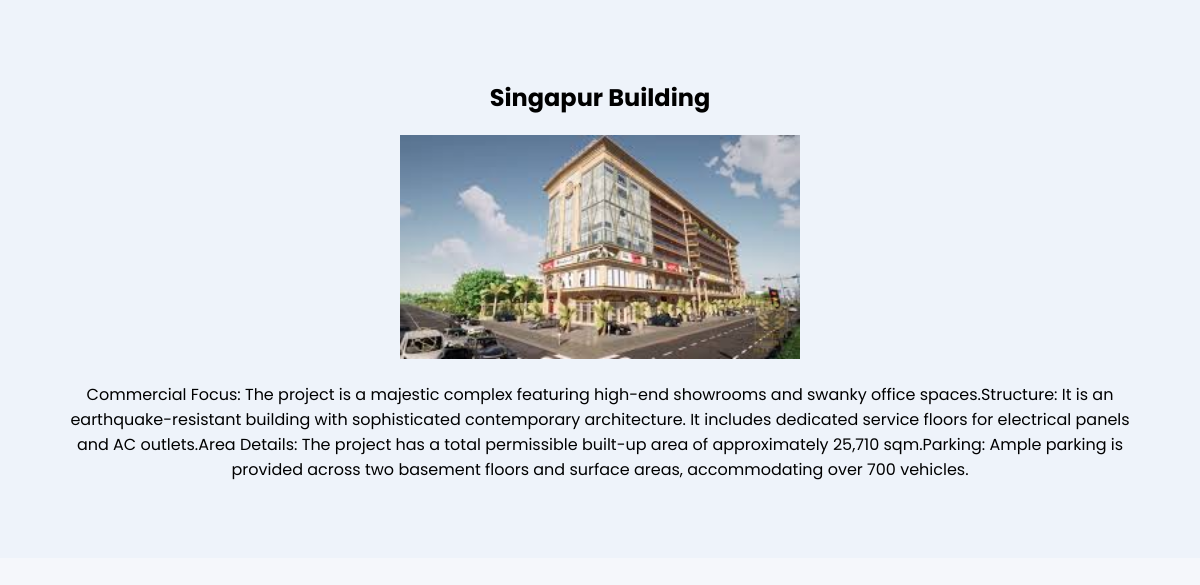
/project/1/, run on the app's committed database.
### core/models.py (models this page shows)
class Project(models.Model):
    name = models.CharField(max_length=100)
    description = models.TextField()
    image = models.ImageField(upload_to='projects/')

### core/views.py (the view)
# urls.py: path('project/<int:id>/', project_detail, name='project_detail'),
def project_detail(request, id):
    project = get_object_or_404(Project, id=id)
    return render(request, "project_detail.html", {"project": project})

### templates/project_detail.html
{% extends 'base.html' %}
{% block content %}
<section class="projects">
  <h2>{{ project.name }}</h2>
  <img src="{{ project.image.url }}" style="width:400px;">
  <p>{{ project.description }}</p>
</section>
{% endblock %}

### static/css/style.css (style rules this page uses)
body { margin: 0; font-family: 'Poppins', Arial, sans-serif; background: #f5f7fb; }
.projects { background: #eef3fa; padding: 60px; text-align: center; }

### data on the page
Project: name "Singapur Building", image (picture), description "Commercial Focus: The project is a majestic complex featuring high-end showrooms and swanky office spaces.Structure: It is an earthquake-resistant building with sophisticated contemporary architecture. It includes dedicated service floors for electrical panels and AC outlets.Area Details: The project has a total permissible built-up area of approximately 25,710 sqm.Parking: Ample parking is provided across two basement floors and surface areas, accommodating over 700 vehicles."
